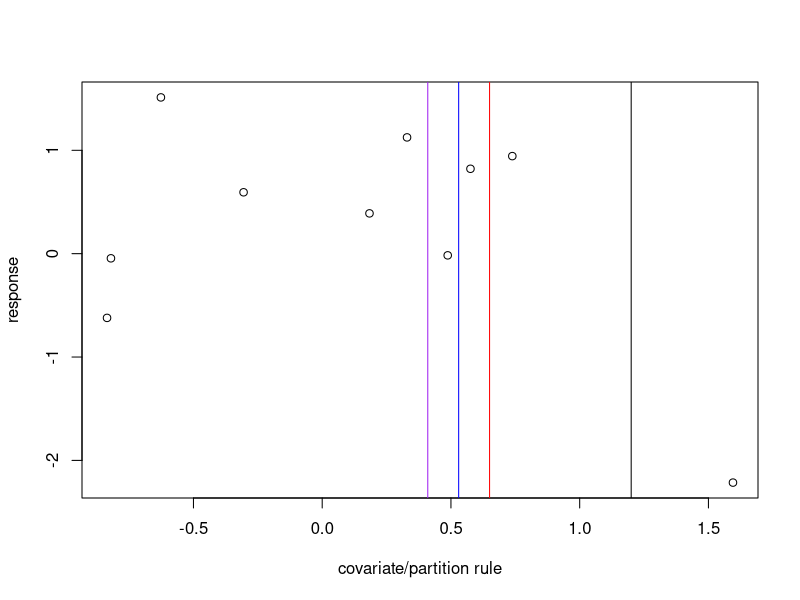

This chart was generated by the following R code:
#### code to illustrate the decision tree splitting graphic in ".eps" 
#### format
set.seed(1)
x<-rnorm(10, 0, 1)
y<-rnorm(10, 0, 1)


#postscript(file="partition_plot_color.eps",horizontal=FALSE, paper="special", width=8, height=7)
pdf(file="partition_plot_color.pdf")
plot(x,y,ylab="response", xlab="covariate/partition rule")
abline(v=1.2)
abline(v=0.65,col="red")
abline(v=0.53,col="blue")
abline(v=0.41,col="purple")
dev.off()
